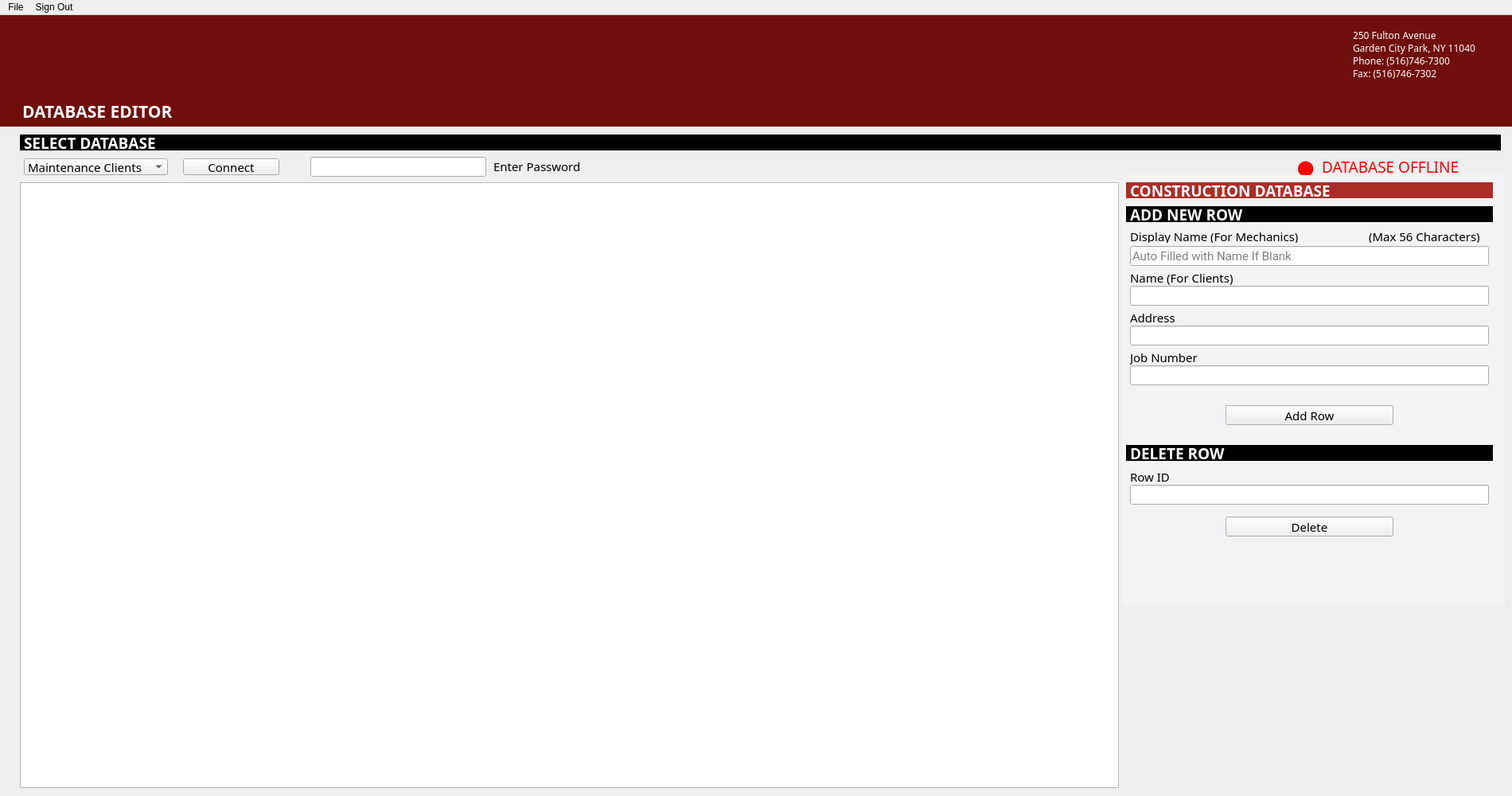
<?xml version="1.0" encoding="UTF-8"?>
<ui version="4.0">
 <class>PierpontMain</class>
 <widget class="QMainWindow" name="PierpontMain">
  <property name="geometry">
   <rect>
    <x>0</x>
    <y>0</y>
    <width>1900</width>
    <height>1000</height>
   </rect>
  </property>
  <property name="sizePolicy">
   <sizepolicy hsizetype="Maximum" vsizetype="Preferred">
    <horstretch>0</horstretch>
    <verstretch>0</verstretch>
   </sizepolicy>
  </property>
  <property name="minimumSize">
   <size>
    <width>1900</width>
    <height>1000</height>
   </size>
  </property>
  <property name="maximumSize">
   <size>
    <width>1900</width>
    <height>1000</height>
   </size>
  </property>
  <property name="windowTitle">
   <string>Pierpont Mechanical Database</string>
  </property>
  <property name="windowIcon">
   <iconset>
    <normalon>:/images/PierpontIcon.png</normalon>
   </iconset>
  </property>
  <widget class="QWidget" name="centralwidget">
   <widget class="QLabel" name="label">
    <property name="geometry">
     <rect>
      <x>25</x>
      <y>13</y>
      <width>211</width>
      <height>75</height>
     </rect>
    </property>
    <property name="sizePolicy">
     <sizepolicy hsizetype="Fixed" vsizetype="Fixed">
      <horstretch>0</horstretch>
      <verstretch>0</verstretch>
     </sizepolicy>
    </property>
    <property name="text">
     <string/>
    </property>
    <property name="pixmap">
     <pixmap resource="Resources.qrc">:/images/pierpontlogo_darkRed.png</pixmap>
    </property>
    <property name="scaledContents">
     <bool>true</bool>
    </property>
    <property name="alignment">
     <set>Qt::AlignCenter</set>
    </property>
   </widget>
   <widget class="QLabel" name="top_background">
    <property name="geometry">
     <rect>
      <x>0</x>
      <y>0</y>
      <width>1901</width>
      <height>140</height>
     </rect>
    </property>
    <property name="sizePolicy">
     <sizepolicy hsizetype="Preferred" vsizetype="Preferred">
      <horstretch>0</horstretch>
      <verstretch>0</verstretch>
     </sizepolicy>
    </property>
    <property name="minimumSize">
     <size>
      <width>1900</width>
      <height>100</height>
     </size>
    </property>
    <property name="styleSheet">
     <string notr="true">#top_background {
	background-color: rgb(112,14,12);
	width: 100%;
	height: 300 px;
}</string>
    </property>
    <property name="text">
     <string/>
    </property>
   </widget>
   <widget class="QStackedWidget" name="stackedWidget">
    <property name="geometry">
     <rect>
      <x>1410</x>
      <y>200</y>
      <width>481</width>
      <height>541</height>
     </rect>
    </property>
    <property name="sizePolicy">
     <sizepolicy hsizetype="Preferred" vsizetype="Expanding">
      <horstretch>0</horstretch>
      <verstretch>0</verstretch>
     </sizepolicy>
    </property>
    <property name="minimumSize">
     <size>
      <width>320</width>
      <height>0</height>
     </size>
    </property>
    <property name="font">
     <font>
      <kerning>true</kerning>
     </font>
    </property>
    <property name="styleSheet">
     <string notr="true">#stackedWidget {
	background-color: rgb(241, 243, 244);
}</string>
    </property>
    <property name="currentIndex">
     <number>2</number>
    </property>
    <widget class="QWidget" name="page">
     <widget class="QLabel" name="label_4">
      <property name="geometry">
       <rect>
        <x>10</x>
        <y>40</y>
        <width>161</width>
        <height>21</height>
       </rect>
      </property>
      <property name="font">
       <font>
        <family>Alegreya Sans SC</family>
        <pointsize>14</pointsize>
        <bold>true</bold>
       </font>
      </property>
      <property name="styleSheet">
       <string notr="true">#label_4 {
	color: white;
}</string>
      </property>
      <property name="text">
       <string>ADD NEW ROW</string>
      </property>
     </widget>
     <widget class="QLabel" name="black_label_2">
      <property name="geometry">
       <rect>
        <x>5</x>
        <y>40</y>
        <width>461</width>
        <height>20</height>
       </rect>
      </property>
      <property name="sizePolicy">
       <sizepolicy hsizetype="Preferred" vsizetype="Preferred">
        <horstretch>0</horstretch>
        <verstretch>0</verstretch>
       </sizepolicy>
      </property>
      <property name="minimumSize">
       <size>
        <width>300</width>
        <height>10</height>
       </size>
      </property>
      <property name="styleSheet">
       <string notr="true">#black_label_2{
	background-color: black;
	width: 100%;
	height: 300 px;
}</string>
      </property>
      <property name="text">
       <string/>
      </property>
     </widget>
     <widget class="QLabel" name="black_label_4">
      <property name="geometry">
       <rect>
        <x>5</x>
        <y>340</y>
        <width>461</width>
        <height>20</height>
       </rect>
      </property>
      <property name="sizePolicy">
       <sizepolicy hsizetype="Preferred" vsizetype="Preferred">
        <horstretch>0</horstretch>
        <verstretch>0</verstretch>
       </sizepolicy>
      </property>
      <property name="minimumSize">
       <size>
        <width>300</width>
        <height>10</height>
       </size>
      </property>
      <property name="styleSheet">
       <string notr="true">#black_label_4{
	background-color: black;
	width: 100%;
	height: 300 px;
}</string>
      </property>
      <property name="text">
       <string/>
      </property>
     </widget>
     <widget class="QLabel" name="label_8">
      <property name="geometry">
       <rect>
        <x>10</x>
        <y>340</y>
        <width>271</width>
        <height>21</height>
       </rect>
      </property>
      <property name="font">
       <font>
        <family>Alegreya Sans SC</family>
        <pointsize>14</pointsize>
        <bold>true</bold>
       </font>
      </property>
      <property name="styleSheet">
       <string notr="true">#label_8 {
	color: white;
}</string>
      </property>
      <property name="text">
       <string>DELETE  ROW</string>
      </property>
     </widget>
     <widget class="QLineEdit" name="lineEdit_2">
      <property name="geometry">
       <rect>
        <x>10</x>
        <y>90</y>
        <width>451</width>
        <height>25</height>
       </rect>
      </property>
      <property name="font">
       <font>
        <family>Roboto</family>
        <pointsize>11</pointsize>
       </font>
      </property>
      <property name="placeholderText">
       <string>Auto Filled with Name If Blank</string>
      </property>
     </widget>
     <widget class="QPushButton" name="pushButton_3">
      <property name="geometry">
       <rect>
        <x>130</x>
        <y>290</y>
        <width>211</width>
        <height>25</height>
       </rect>
      </property>
      <property name="font">
       <font>
        <family>Serif Gothic</family>
        <pointsize>11</pointsize>
       </font>
      </property>
      <property name="text">
       <string>Add Row</string>
      </property>
     </widget>
     <widget class="QPushButton" name="pushButton_2">
      <property name="geometry">
       <rect>
        <x>130</x>
        <y>430</y>
        <width>211</width>
        <height>25</height>
       </rect>
      </property>
      <property name="font">
       <font>
        <family>Serif Gothic</family>
        <pointsize>11</pointsize>
       </font>
      </property>
      <property name="text">
       <string>Delete</string>
      </property>
     </widget>
     <widget class="QLineEdit" name="lineEdit_3">
      <property name="geometry">
       <rect>
        <x>10</x>
        <y>140</y>
        <width>451</width>
        <height>25</height>
       </rect>
      </property>
      <property name="font">
       <font>
        <family>Roboto</family>
        <pointsize>11</pointsize>
       </font>
      </property>
     </widget>
     <widget class="QLineEdit" name="lineEdit_4">
      <property name="geometry">
       <rect>
        <x>10</x>
        <y>190</y>
        <width>451</width>
        <height>25</height>
       </rect>
      </property>
      <property name="font">
       <font>
        <family>Roboto</family>
        <pointsize>11</pointsize>
       </font>
      </property>
     </widget>
     <widget class="QLineEdit" name="lineEdit_5">
      <property name="geometry">
       <rect>
        <x>10</x>
        <y>240</y>
        <width>451</width>
        <height>25</height>
       </rect>
      </property>
      <property name="font">
       <font>
        <family>Roboto</family>
        <pointsize>11</pointsize>
       </font>
      </property>
     </widget>
     <widget class="QLabel" name="label_5">
      <property name="geometry">
       <rect>
        <x>10</x>
        <y>70</y>
        <width>291</width>
        <height>16</height>
       </rect>
      </property>
      <property name="font">
       <font>
        <family>Serif Gothic</family>
        <pointsize>11</pointsize>
       </font>
      </property>
      <property name="text">
       <string>Display Name (For Mechanics)</string>
      </property>
     </widget>
     <widget class="QLabel" name="label_6">
      <property name="geometry">
       <rect>
        <x>10</x>
        <y>120</y>
        <width>271</width>
        <height>20</height>
       </rect>
      </property>
      <property name="font">
       <font>
        <family>Serif Gothic</family>
        <pointsize>11</pointsize>
       </font>
      </property>
      <property name="text">
       <string>Name (For Client)</string>
      </property>
     </widget>
     <widget class="QLabel" name="label_7">
      <property name="geometry">
       <rect>
        <x>10</x>
        <y>170</y>
        <width>151</width>
        <height>20</height>
       </rect>
      </property>
      <property name="font">
       <font>
        <family>Serif Gothic</family>
        <pointsize>11</pointsize>
       </font>
      </property>
      <property name="text">
       <string>Address</string>
      </property>
     </widget>
     <widget class="QLabel" name="label_9">
      <property name="geometry">
       <rect>
        <x>10</x>
        <y>220</y>
        <width>151</width>
        <height>20</height>
       </rect>
      </property>
      <property name="font">
       <font>
        <family>Serif Gothic</family>
        <pointsize>11</pointsize>
       </font>
      </property>
      <property name="text">
       <string>Email Address</string>
      </property>
     </widget>
     <widget class="QLabel" name="label_10">
      <property name="geometry">
       <rect>
        <x>310</x>
        <y>70</y>
        <width>161</width>
        <height>16</height>
       </rect>
      </property>
      <property name="font">
       <font>
        <family>Serif Gothic</family>
        <pointsize>11</pointsize>
       </font>
      </property>
      <property name="text">
       <string>(Max 56 Characters)</string>
      </property>
     </widget>
     <widget class="QLabel" name="label_11">
      <property name="geometry">
       <rect>
        <x>160</x>
        <y>220</y>
        <width>311</width>
        <height>20</height>
       </rect>
      </property>
      <property name="font">
       <font>
        <family>Serif Gothic</family>
        <pointsize>11</pointsize>
       </font>
      </property>
      <property name="text">
       <string>(Use 1 comma between email addresses)</string>
      </property>
     </widget>
     <widget class="QLabel" name="label_12">
      <property name="geometry">
       <rect>
        <x>10</x>
        <y>10</y>
        <width>281</width>
        <height>21</height>
       </rect>
      </property>
      <property name="font">
       <font>
        <family>Alegreya Sans SC</family>
        <pointsize>14</pointsize>
        <bold>true</bold>
       </font>
      </property>
      <property name="styleSheet">
       <string notr="true">#label_12 {
	color: white;
}</string>
      </property>
      <property name="text">
       <string>MAINTENANCE DATABASE</string>
      </property>
     </widget>
     <widget class="QLabel" name="black_label_3">
      <property name="geometry">
       <rect>
        <x>5</x>
        <y>10</y>
        <width>461</width>
        <height>20</height>
       </rect>
      </property>
      <property name="sizePolicy">
       <sizepolicy hsizetype="Preferred" vsizetype="Preferred">
        <horstretch>0</horstretch>
        <verstretch>0</verstretch>
       </sizepolicy>
      </property>
      <property name="minimumSize">
       <size>
        <width>300</width>
        <height>10</height>
       </size>
      </property>
      <property name="styleSheet">
       <string notr="true">#black_label_3{
	background-color: rgb(172,44,38);
}</string>
      </property>
      <property name="text">
       <string/>
      </property>
     </widget>
     <widget class="QLabel" name="label_14">
      <property name="geometry">
       <rect>
        <x>10</x>
        <y>370</y>
        <width>151</width>
        <height>20</height>
       </rect>
      </property>
      <property name="font">
       <font>
        <family>Serif Gothic</family>
        <pointsize>11</pointsize>
       </font>
      </property>
      <property name="text">
       <string>Row ID</string>
      </property>
     </widget>
     <widget class="QLineEdit" name="lineEdit_10">
      <property name="geometry">
       <rect>
        <x>10</x>
        <y>390</y>
        <width>451</width>
        <height>25</height>
       </rect>
      </property>
      <property name="font">
       <font>
        <family>Roboto</family>
        <pointsize>11</pointsize>
       </font>
      </property>
     </widget>
     <zorder>black_label_3</zorder>
     <zorder>black_label_2</zorder>
     <zorder>label_4</zorder>
     <zorder>black_label_4</zorder>
     <zorder>label_8</zorder>
     <zorder>lineEdit_2</zorder>
     <zorder>pushButton_3</zorder>
     <zorder>pushButton_2</zorder>
     <zorder>lineEdit_3</zorder>
     <zorder>lineEdit_4</zorder>
     <zorder>lineEdit_5</zorder>
     <zorder>label_5</zorder>
     <zorder>label_6</zorder>
     <zorder>label_7</zorder>
     <zorder>label_9</zorder>
     <zorder>label_10</zorder>
     <zorder>label_11</zorder>
     <zorder>label_12</zorder>
     <zorder>label_14</zorder>
     <zorder>lineEdit_10</zorder>
    </widget>
    <widget class="QWidget" name="page_3">
     <widget class="QLabel" name="label_25">
      <property name="geometry">
       <rect>
        <x>10</x>
        <y>70</y>
        <width>151</width>
        <height>16</height>
       </rect>
      </property>
      <property name="font">
       <font>
        <family>Serif Gothic</family>
        <pointsize>11</pointsize>
       </font>
      </property>
      <property name="text">
       <string>Name</string>
      </property>
     </widget>
     <widget class="QLabel" name="label_27">
      <property name="geometry">
       <rect>
        <x>10</x>
        <y>10</y>
        <width>321</width>
        <height>21</height>
       </rect>
      </property>
      <property name="font">
       <font>
        <family>Alegreya Sans SC</family>
        <pointsize>14</pointsize>
        <bold>true</bold>
       </font>
      </property>
      <property name="styleSheet">
       <string notr="true">#label_27 {
	color: white;
}</string>
      </property>
      <property name="text">
       <string>MECHANIC DATABASE</string>
      </property>
     </widget>
     <widget class="QLabel" name="black_label_9">
      <property name="geometry">
       <rect>
        <x>5</x>
        <y>10</y>
        <width>461</width>
        <height>20</height>
       </rect>
      </property>
      <property name="sizePolicy">
       <sizepolicy hsizetype="Preferred" vsizetype="Preferred">
        <horstretch>0</horstretch>
        <verstretch>0</verstretch>
       </sizepolicy>
      </property>
      <property name="minimumSize">
       <size>
        <width>300</width>
        <height>10</height>
       </size>
      </property>
      <property name="styleSheet">
       <string notr="true">#black_label_9{
	background-color: rgb(172,44,38);
}</string>
      </property>
      <property name="text">
       <string/>
      </property>
     </widget>
     <widget class="QLabel" name="label_30">
      <property name="geometry">
       <rect>
        <x>10</x>
        <y>40</y>
        <width>161</width>
        <height>21</height>
       </rect>
      </property>
      <property name="font">
       <font>
        <family>Alegreya Sans SC</family>
        <pointsize>14</pointsize>
        <bold>true</bold>
       </font>
      </property>
      <property name="styleSheet">
       <string notr="true">#label_30 {
	color: white;
}</string>
      </property>
      <property name="text">
       <string>ADD NEW ROW</string>
      </property>
     </widget>
     <widget class="QLabel" name="label_22">
      <property name="geometry">
       <rect>
        <x>10</x>
        <y>190</y>
        <width>271</width>
        <height>21</height>
       </rect>
      </property>
      <property name="font">
       <font>
        <family>Alegreya Sans SC</family>
        <pointsize>14</pointsize>
        <bold>true</bold>
       </font>
      </property>
      <property name="styleSheet">
       <string notr="true">#label_22 {
	color: white;
}</string>
      </property>
      <property name="text">
       <string>DELETE ROW</string>
      </property>
     </widget>
     <widget class="QLineEdit" name="lineEdit_12">
      <property name="geometry">
       <rect>
        <x>10</x>
        <y>90</y>
        <width>451</width>
        <height>25</height>
       </rect>
      </property>
      <property name="font">
       <font>
        <family>Roboto</family>
        <pointsize>11</pointsize>
       </font>
      </property>
     </widget>
     <widget class="QPushButton" name="pushButton_7">
      <property name="geometry">
       <rect>
        <x>130</x>
        <y>140</y>
        <width>211</width>
        <height>25</height>
       </rect>
      </property>
      <property name="font">
       <font>
        <family>Serif Gothic</family>
        <pointsize>11</pointsize>
       </font>
      </property>
      <property name="text">
       <string>Add Row</string>
      </property>
     </widget>
     <widget class="QLabel" name="black_label_8">
      <property name="geometry">
       <rect>
        <x>5</x>
        <y>40</y>
        <width>461</width>
        <height>20</height>
       </rect>
      </property>
      <property name="sizePolicy">
       <sizepolicy hsizetype="Preferred" vsizetype="Preferred">
        <horstretch>0</horstretch>
        <verstretch>0</verstretch>
       </sizepolicy>
      </property>
      <property name="minimumSize">
       <size>
        <width>300</width>
        <height>10</height>
       </size>
      </property>
      <property name="styleSheet">
       <string notr="true">#black_label_8{
	background-color: black;
	width: 100%;
	height: 300 px;
}</string>
      </property>
      <property name="text">
       <string/>
      </property>
     </widget>
     <widget class="QPushButton" name="pushButton_6">
      <property name="geometry">
       <rect>
        <x>130</x>
        <y>280</y>
        <width>211</width>
        <height>25</height>
       </rect>
      </property>
      <property name="font">
       <font>
        <family>Serif Gothic</family>
        <pointsize>11</pointsize>
       </font>
      </property>
      <property name="text">
       <string>Delete</string>
      </property>
     </widget>
     <widget class="QLabel" name="black_label_10">
      <property name="geometry">
       <rect>
        <x>5</x>
        <y>190</y>
        <width>461</width>
        <height>20</height>
       </rect>
      </property>
      <property name="sizePolicy">
       <sizepolicy hsizetype="Preferred" vsizetype="Preferred">
        <horstretch>0</horstretch>
        <verstretch>0</verstretch>
       </sizepolicy>
      </property>
      <property name="minimumSize">
       <size>
        <width>300</width>
        <height>10</height>
       </size>
      </property>
      <property name="styleSheet">
       <string notr="true">#black_label_10{
	background-color: black;
	width: 100%;
	height: 300 px;
}</string>
      </property>
      <property name="text">
       <string/>
      </property>
     </widget>
     <widget class="QLineEdit" name="lineEdit_11">
      <property name="geometry">
       <rect>
        <x>10</x>
        <y>240</y>
        <width>451</width>
        <height>25</height>
       </rect>
      </property>
      <property name="font">
       <font>
        <family>Roboto</family>
        <pointsize>11</pointsize>
       </font>
      </property>
     </widget>
     <widget class="QLabel" name="label_23">
      <property name="geometry">
       <rect>
        <x>10</x>
        <y>220</y>
        <width>151</width>
        <height>20</height>
       </rect>
      </property>
      <property name="font">
       <font>
        <family>Serif Gothic</family>
        <pointsize>11</pointsize>
       </font>
      </property>
      <property name="text">
       <string>Row ID</string>
      </property>
     </widget>
     <zorder>black_label_9</zorder>
     <zorder>black_label_8</zorder>
     <zorder>black_label_10</zorder>
     <zorder>label_25</zorder>
     <zorder>label_27</zorder>
     <zorder>label_30</zorder>
     <zorder>label_22</zorder>
     <zorder>lineEdit_12</zorder>
     <zorder>pushButton_7</zorder>
     <zorder>pushButton_6</zorder>
     <zorder>lineEdit_11</zorder>
     <zorder>label_23</zorder>
    </widget>
    <widget class="QWidget" name="page_2">
     <widget class="QLineEdit" name="lineEdit_9">
      <property name="geometry">
       <rect>
        <x>10</x>
        <y>190</y>
        <width>451</width>
        <height>25</height>
       </rect>
      </property>
      <property name="font">
       <font>
        <family>Roboto</family>
        <pointsize>11</pointsize>
       </font>
      </property>
     </widget>
     <widget class="QLabel" name="label_13">
      <property name="geometry">
       <rect>
        <x>10</x>
        <y>340</y>
        <width>271</width>
        <height>21</height>
       </rect>
      </property>
      <property name="font">
       <font>
        <family>Alegreya Sans SC</family>
        <pointsize>14</pointsize>
        <bold>true</bold>
       </font>
      </property>
      <property name="styleSheet">
       <string notr="true">#label_13 {
	color: white;
}</string>
      </property>
      <property name="text">
       <string>DELETE ROW</string>
      </property>
     </widget>
     <widget class="QPushButton" name="pushButton_5">
      <property name="geometry">
       <rect>
        <x>130</x>
        <y>290</y>
        <width>211</width>
        <height>25</height>
       </rect>
      </property>
      <property name="font">
       <font>
        <family>Serif Gothic</family>
        <pointsize>11</pointsize>
       </font>
      </property>
      <property name="text">
       <string>Add Row</string>
      </property>
     </widget>
     <widget class="QLabel" name="label_18">
      <property name="geometry">
       <rect>
        <x>10</x>
        <y>10</y>
        <width>281</width>
        <height>21</height>
       </rect>
      </property>
      <property name="font">
       <font>
        <family>Alegreya Sans SC</family>
        <pointsize>14</pointsize>
        <bold>true</bold>
       </font>
      </property>
      <property name="styleSheet">
       <string notr="true">#label_18 {
	color: white;
}</string>
      </property>
      <property name="text">
       <string>CONSTRUCTION DATABASE</string>
      </property>
     </widget>
     <widget class="QLabel" name="label_19">
      <property name="geometry">
       <rect>
        <x>10</x>
        <y>120</y>
        <width>281</width>
        <height>20</height>
       </rect>
      </property>
      <property name="font">
       <font>
        <family>Serif Gothic</family>
        <pointsize>11</pointsize>
       </font>
      </property>
      <property name="text">
       <string>Name (For Clients)</string>
      </property>
     </widget>
     <widget class="QLabel" name="black_label_6">
      <property name="geometry">
       <rect>
        <x>5</x>
        <y>10</y>
        <width>461</width>
        <height>20</height>
       </rect>
      </property>
      <property name="sizePolicy">
       <sizepolicy hsizetype="Preferred" vsizetype="Preferred">
        <horstretch>0</horstretch>
        <verstretch>0</verstretch>
       </sizepolicy>
      </property>
      <property name="minimumSize">
       <size>
        <width>300</width>
        <height>10</height>
       </size>
      </property>
      <property name="styleSheet">
       <string notr="true">#black_label_6{
	background-color: rgb(172,44,38);
}</string>
      </property>
      <property name="text">
       <string/>
      </property>
     </widget>
     <widget class="QLineEdit" name="lineEdit_8">
      <property name="geometry">
       <rect>
        <x>10</x>
        <y>90</y>
        <width>451</width>
        <height>25</height>
       </rect>
      </property>
      <property name="font">
       <font>
        <family>Roboto</family>
        <pointsize>11</pointsize>
       </font>
      </property>
      <property name="placeholderText">
       <string>Auto Filled with Name If Blank</string>
      </property>
     </widget>
     <widget class="QLabel" name="black_label_5">
      <property name="geometry">
       <rect>
        <x>5</x>
        <y>40</y>
        <width>461</width>
        <height>20</height>
       </rect>
      </property>
      <property name="sizePolicy">
       <sizepolicy hsizetype="Preferred" vsizetype="Preferred">
        <horstretch>0</horstretch>
        <verstretch>0</verstretch>
       </sizepolicy>
      </property>
      <property name="minimumSize">
       <size>
        <width>300</width>
        <height>10</height>
       </size>
      </property>
      <property name="styleSheet">
       <string notr="true">#black_label_5{
	background-color: black;
	width: 100%;
	height: 300 px;
}</string>
      </property>
      <property name="text">
       <string/>
      </property>
     </widget>
     <widget class="QLabel" name="label_17">
      <property name="geometry">
       <rect>
        <x>10</x>
        <y>170</y>
        <width>151</width>
        <height>20</height>
       </rect>
      </property>
      <property name="font">
       <font>
        <family>Serif Gothic</family>
        <pointsize>11</pointsize>
       </font>
      </property>
      <property name="text">
       <string>Address</string>
      </property>
     </widget>
     <widget class="QLabel" name="label_21">
      <property name="geometry">
       <rect>
        <x>10</x>
        <y>40</y>
        <width>161</width>
        <height>21</height>
       </rect>
      </property>
      <property name="font">
       <font>
        <family>Alegreya Sans SC</family>
        <pointsize>14</pointsize>
        <bold>true</bold>
       </font>
      </property>
      <property name="styleSheet">
       <string notr="true">#label_21 {
	color: white;
}</string>
      </property>
      <property name="text">
       <string>ADD NEW ROW</string>
      </property>
     </widget>
     <widget class="QLabel" name="label_20">
      <property name="geometry">
       <rect>
        <x>10</x>
        <y>220</y>
        <width>151</width>
        <height>20</height>
       </rect>
      </property>
      <property name="font">
       <font>
        <family>Serif Gothic</family>
        <pointsize>11</pointsize>
       </font>
      </property>
      <property name="text">
       <string>Job Number</string>
      </property>
     </widget>
     <widget class="QLabel" name="label_15">
      <property name="geometry">
       <rect>
        <x>310</x>
        <y>70</y>
        <width>161</width>
        <height>16</height>
       </rect>
      </property>
      <property name="font">
       <font>
        <family>Serif Gothic</family>
        <pointsize>11</pointsize>
       </font>
      </property>
      <property name="text">
       <string>(Max 56 Characters)</string>
      </property>
     </widget>
     <widget class="QPushButton" name="pushButton_4">
      <property name="geometry">
       <rect>
        <x>130</x>
        <y>430</y>
        <width>211</width>
        <height>25</height>
       </rect>
      </property>
      <property name="font">
       <font>
        <family>Serif Gothic</family>
        <pointsize>11</pointsize>
       </font>
      </property>
      <property name="text">
       <string>Delete</string>
      </property>
     </widget>
     <widget class="QLineEdit" name="lineEdit_6">
      <property name="geometry">
       <rect>
        <x>10</x>
        <y>140</y>
        <width>451</width>
        <height>25</height>
       </rect>
      </property>
      <property name="font">
       <font>
        <family>Roboto</family>
        <pointsize>11</pointsize>
       </font>
      </property>
     </widget>
     <widget class="QLabel" name="black_label_7">
      <property name="geometry">
       <rect>
        <x>5</x>
        <y>340</y>
        <width>461</width>
        <height>20</height>
       </rect>
      </property>
      <property name="sizePolicy">
       <sizepolicy hsizetype="Preferred" vsizetype="Preferred">
        <horstretch>0</horstretch>
        <verstretch>0</verstretch>
       </sizepolicy>
      </property>
      <property name="minimumSize">
       <size>
        <width>300</width>
        <height>10</height>
       </size>
      </property>
      <property name="styleSheet">
       <string notr="true">#black_label_7{
	background-color: black;
	width: 100%;
	height: 300 px;
}</string>
      </property>
      <property name="text">
       <string/>
      </property>
     </widget>
     <widget class="QLabel" name="label_16">
      <property name="geometry">
       <rect>
        <x>10</x>
        <y>70</y>
        <width>281</width>
        <height>16</height>
       </rect>
      </property>
      <property name="font">
       <font>
        <family>Serif Gothic</family>
        <pointsize>11</pointsize>
       </font>
      </property>
      <property name="text">
       <string>Display Name (For Mechanics)</string>
      </property>
     </widget>
     <widget class="QLineEdit" name="lineEdit_7">
      <property name="geometry">
       <rect>
        <x>10</x>
        <y>240</y>
        <width>451</width>
        <height>25</height>
       </rect>
      </property>
      <property name="font">
       <font>
        <family>Roboto</family>
        <pointsize>11</pointsize>
       </font>
      </property>
     </widget>
     <widget class="QLineEdit" name="lineEdit_13">
      <property name="geometry">
       <rect>
        <x>10</x>
        <y>390</y>
        <width>451</width>
        <height>25</height>
       </rect>
      </property>
      <property name="font">
       <font>
        <family>Roboto</family>
        <pointsize>11</pointsize>
       </font>
      </property>
     </widget>
     <widget class="QLabel" name="label_24">
      <property name="geometry">
       <rect>
        <x>10</x>
        <y>370</y>
        <width>151</width>
        <height>20</height>
       </rect>
      </property>
      <property name="font">
       <font>
        <family>Serif Gothic</family>
        <pointsize>11</pointsize>
       </font>
      </property>
      <property name="text">
       <string>Row ID</string>
      </property>
     </widget>
     <zorder>black_label_7</zorder>
     <zorder>black_label_6</zorder>
     <zorder>lineEdit_9</zorder>
     <zorder>label_13</zorder>
     <zorder>pushButton_5</zorder>
     <zorder>label_18</zorder>
     <zorder>label_19</zorder>
     <zorder>lineEdit_8</zorder>
     <zorder>black_label_5</zorder>
     <zorder>label_17</zorder>
     <zorder>label_21</zorder>
     <zorder>label_20</zorder>
     <zorder>label_15</zorder>
     <zorder>pushButton_4</zorder>
     <zorder>lineEdit_6</zorder>
     <zorder>label_16</zorder>
     <zorder>lineEdit_7</zorder>
     <zorder>lineEdit_13</zorder>
     <zorder>label_24</zorder>
    </widget>
   </widget>
   <widget class="QComboBox" name="comboBox">
    <property name="geometry">
     <rect>
      <x>30</x>
      <y>180</y>
      <width>181</width>
      <height>21</height>
     </rect>
    </property>
    <property name="font">
     <font>
      <family>Serif Gothic</family>
      <pointsize>11</pointsize>
     </font>
    </property>
    <item>
     <property name="text">
      <string>Maintenance Clients</string>
     </property>
    </item>
    <item>
     <property name="text">
      <string>Construction Clients</string>
     </property>
    </item>
    <item>
     <property name="text">
      <string>Mechanic Personnel</string>
     </property>
    </item>
   </widget>
   <widget class="QLabel" name="label_2">
    <property name="geometry">
     <rect>
      <x>30</x>
      <y>150</y>
      <width>251</width>
      <height>21</height>
     </rect>
    </property>
    <property name="font">
     <font>
      <family>Alegreya Sans SC</family>
      <pointsize>14</pointsize>
      <bold>true</bold>
     </font>
    </property>
    <property name="styleSheet">
     <string notr="true">#label_2 {
	color: white;
}</string>
    </property>
    <property name="text">
     <string>SELECT DATABASE</string>
    </property>
   </widget>
   <widget class="QLabel" name="address">
    <property name="geometry">
     <rect>
      <x>1700</x>
      <y>0</y>
      <width>180</width>
      <height>100</height>
     </rect>
    </property>
    <property name="sizePolicy">
     <sizepolicy hsizetype="Fixed" vsizetype="Fixed">
      <horstretch>0</horstretch>
      <verstretch>0</verstretch>
     </sizepolicy>
    </property>
    <property name="minimumSize">
     <size>
      <width>180</width>
      <height>100</height>
     </size>
    </property>
    <property name="maximumSize">
     <size>
      <width>180</width>
      <height>100</height>
     </size>
    </property>
    <property name="font">
     <font>
      <family>Serif Gothic</family>
     </font>
    </property>
    <property name="styleSheet">
     <string notr="true">#address {
	color:white;
}</string>
    </property>
    <property name="text">
     <string>&lt;html&gt;&lt;head/&gt;&lt;body&gt;&lt;p&gt;250 Fulton Avenue&lt;br/&gt;Garden City Park, NY 11040&lt;br/&gt;Phone: (516)746-7300&lt;br/&gt;Fax: (516)746-7302&lt;/p&gt;&lt;/body&gt;&lt;/html&gt;</string>
    </property>
    <property name="textFormat">
     <enum>Qt::RichText</enum>
    </property>
    <property name="alignment">
     <set>Qt::AlignLeading|Qt::AlignLeft|Qt::AlignVCenter</set>
    </property>
   </widget>
   <widget class="QLabel" name="label_3">
    <property name="geometry">
     <rect>
      <x>28</x>
      <y>110</y>
      <width>211</width>
      <height>21</height>
     </rect>
    </property>
    <property name="font">
     <font>
      <family>Alegreya Sans SC</family>
      <pointsize>16</pointsize>
      <bold>true</bold>
     </font>
    </property>
    <property name="styleSheet">
     <string notr="true">#label_3 {
	color: white;
}</string>
    </property>
    <property name="text">
     <string>DATABASE EDITOR</string>
    </property>
   </widget>
   <widget class="QLabel" name="black_label">
    <property name="geometry">
     <rect>
      <x>25</x>
      <y>150</y>
      <width>1861</width>
      <height>20</height>
     </rect>
    </property>
    <property name="sizePolicy">
     <sizepolicy hsizetype="Preferred" vsizetype="Preferred">
      <horstretch>0</horstretch>
      <verstretch>0</verstretch>
     </sizepolicy>
    </property>
    <property name="minimumSize">
     <size>
      <width>1230</width>
      <height>10</height>
     </size>
    </property>
    <property name="styleSheet">
     <string notr="true">#black_label {
	background-color: black;
	width: 100%;
	height: 300 px;
}</string>
    </property>
    <property name="text">
     <string/>
    </property>
   </widget>
   <widget class="QTableView" name="tableView">
    <property name="geometry">
     <rect>
      <x>25</x>
      <y>210</y>
      <width>1381</width>
      <height>761</height>
     </rect>
    </property>
    <property name="minimumSize">
     <size>
      <width>680</width>
      <height>0</height>
     </size>
    </property>
    <property name="font">
     <font>
      <family>Roboto</family>
      <pointsize>11</pointsize>
     </font>
    </property>
    <attribute name="horizontalHeaderDefaultSectionSize">
     <number>300</number>
    </attribute>
    <attribute name="verticalHeaderVisible">
     <bool>true</bool>
    </attribute>
   </widget>
   <widget class="QPushButton" name="pushButtonConnect">
    <property name="geometry">
     <rect>
      <x>230</x>
      <y>180</y>
      <width>121</width>
      <height>21</height>
     </rect>
    </property>
    <property name="font">
     <font>
      <family>Serif Gothic</family>
      <pointsize>11</pointsize>
     </font>
    </property>
    <property name="text">
     <string>Connect</string>
    </property>
   </widget>
   <widget class="QLineEdit" name="lineEdit">
    <property name="geometry">
     <rect>
      <x>390</x>
      <y>178</y>
      <width>221</width>
      <height>25</height>
     </rect>
    </property>
    <property name="font">
     <font>
      <family>Roboto</family>
      <pointsize>11</pointsize>
     </font>
    </property>
    <property name="echoMode">
     <enum>QLineEdit::Password</enum>
    </property>
   </widget>
   <widget class="QLabel" name="label_26">
    <property name="geometry">
     <rect>
      <x>620</x>
      <y>182</y>
      <width>151</width>
      <height>16</height>
     </rect>
    </property>
    <property name="font">
     <font>
      <family>Serif Gothic</family>
      <pointsize>11</pointsize>
     </font>
    </property>
    <property name="text">
     <string>Enter Password</string>
    </property>
   </widget>
   <widget class="QLabel" name="label_28">
    <property name="geometry">
     <rect>
      <x>1630</x>
      <y>180</y>
      <width>251</width>
      <height>21</height>
     </rect>
    </property>
    <property name="font">
     <font>
      <family>Alegreya Sans SC</family>
      <pointsize>14</pointsize>
     </font>
    </property>
    <property name="styleSheet">
     <string notr="true">#label_28{
	color:red;
}</string>
    </property>
    <property name="text">
     <string>⬤  DATABASE OFFLINE</string>
    </property>
   </widget>
   <zorder>black_label</zorder>
   <zorder>top_background</zorder>
   <zorder>label</zorder>
   <zorder>stackedWidget</zorder>
   <zorder>comboBox</zorder>
   <zorder>label_2</zorder>
   <zorder>address</zorder>
   <zorder>label_3</zorder>
   <zorder>tableView</zorder>
   <zorder>pushButtonConnect</zorder>
   <zorder>lineEdit</zorder>
   <zorder>label_26</zorder>
   <zorder>label_28</zorder>
  </widget>
  <widget class="QMenuBar" name="menubar">
   <property name="geometry">
    <rect>
     <x>0</x>
     <y>0</y>
     <width>1900</width>
     <height>17</height>
    </rect>
   </property>
   <property name="autoFillBackground">
    <bool>false</bool>
   </property>
   <widget class="QMenu" name="menuFile">
    <property name="title">
     <string>File</string>
    </property>
    <addaction name="separator"/>
    <addaction name="separator"/>
    <addaction name="actionPrint"/>
    <addaction name="separator"/>
    <addaction name="actionExit"/>
    <addaction name="separator"/>
   </widget>
   <widget class="QMenu" name="menuSign_Out">
    <property name="title">
     <string>Sign Out</string>
    </property>
    <addaction name="actionSign_Out"/>
   </widget>
   <addaction name="menuFile"/>
   <addaction name="menuSign_Out"/>
  </widget>
  <action name="actionPrint">
   <property name="icon">
    <iconset>
     <normalon>:/images/icons8-print-100.png</normalon>
    </iconset>
   </property>
   <property name="text">
    <string>Print</string>
   </property>
  </action>
  <action name="actionExit">
   <property name="icon">
    <iconset>
     <normalon>:/images/icons8-x-100.png</normalon>
    </iconset>
   </property>
   <property name="text">
    <string>Exit</string>
   </property>
  </action>
  <action name="actionSign_Out">
   <property name="icon">
    <iconset>
     <normalon>:/images/icons8-sign-out-96.png</normalon>
    </iconset>
   </property>
   <property name="text">
    <string>Sign Out</string>
   </property>
  </action>
 </widget>
 <resources>
  <include location="Resources.qrc"/>
 </resources>
 <connections/>
</ui>
